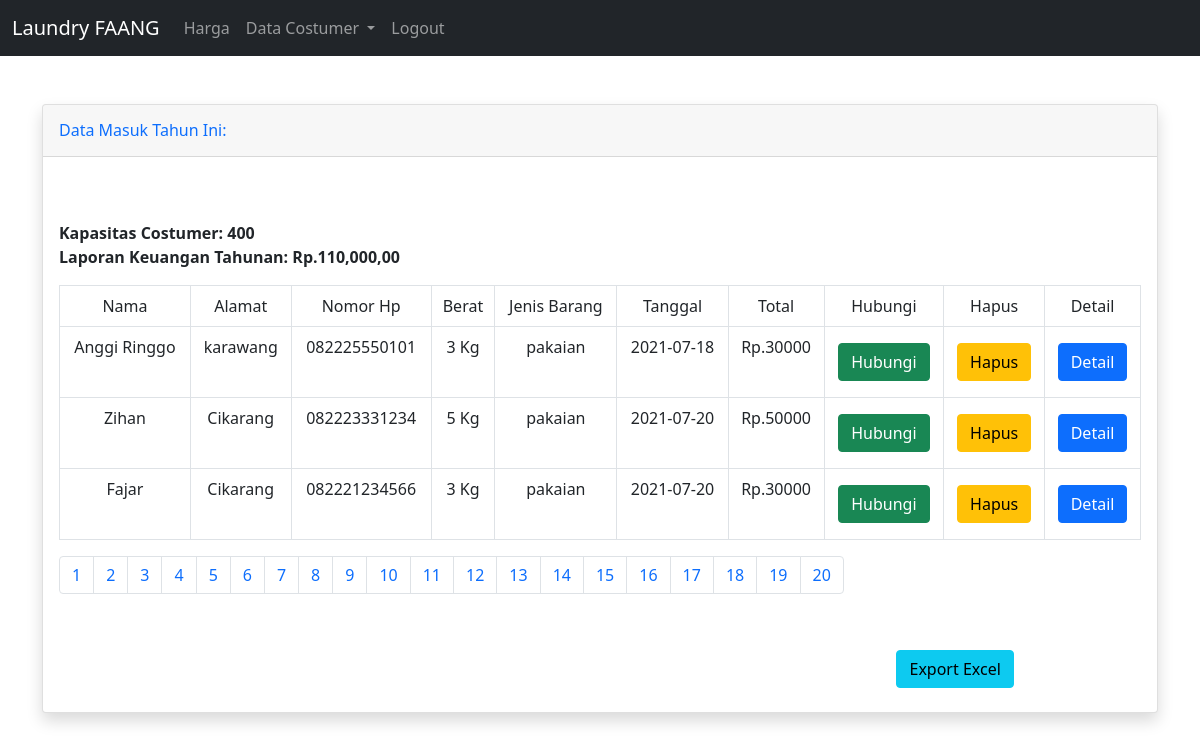
The app's page /admin/tahun.php with its own data.
### tables this page shows
CREATE TABLE `data_tahun` (
  `id` int(35) NOT NULL,
  `nama` varchar(150) NOT NULL,
  `alamat` varchar(100) NOT NULL,
  `nomor` varchar(80) NOT NULL,
  `berat` varchar(68) NOT NULL,
  `jenis` varchar(75) NOT NULL,
  `tanggal` varchar(85) NOT NULL,
  `jumlah` varchar(90) NOT NULL
);

### admin/tahun.php (the view, shortened to what this page needs)
<?php
include 'db.php';
 ?>
<!doctype html>
<html lang="en">
  <head>
    <link rel="stylesheet" href="https://stackpath.bootstrapcdn.com/bootstrap/5.0.0-alpha1/css/bootstrap.min.css">
  </head>
  <body>
        <nav class="navbar navbar-expand-lg navbar-dark bg-dark">
          <div class="container-fluid">
            <a class="navbar-brand text-white" href="index.php">Laundry FAANG</a>
            <div class="collapse navbar-collapse" id="navbarNavDropdown">
              <ul class="navbar-nav">
                <li class="nav-item">
                  <a class="nav-link" href="harga.php">Harga</a>
                </li>
                <li class="nav-item dropdown">
                  <a class="nav-link dropdown-toggle" href="#" id="navbarDropdownMenuLink" role="button" data-toggle="dropdown" aria-expanded="false">
                  Data Costumer
                  </a>
                </li>
              </ul>
              <div class="collapse navbar-collapse" id="navbarNavDropdown">
          <ul class="navbar-nav">
            <li class="nav-item">
              <a class="nav-link" href="Logout.php">Logout</a>
            </li></div>
            </div>
          </div>
        </nav>
    <div class="container mt-5">
    <div class="card shadow mb-4">
      <div class="card-header py-3 d-flex flex-row align-items-center justify-content-between">
    <h6 class="m-0 font-weight-bold text-primary">Data Masuk Tahun Ini:</h6>
      </div>
      <div class="row mt-5">
      <div class="col-xl-12 col-lg-12">
      <div class="card-body">
        <?php
        $hal= 20;
        $page = (isset($_GET['page'])) ? (int)$_GET['page'] : 1;
        $start = ($page - 1) * $hal;
        $kap = $hal * $hal;
        $Jumlah_y=mysqli_query($conn, "select sum(jumlah) as tor from data_tahun");
        $jumlahd=mysqli_fetch_array($Jumlah_y);
         ?>
         <b>Kapasitas Costumer: <?php echo $kap ; ?></b><br>
         <b>Laporan Keuangan Tahunan:<?php echo " Rp.". number_format($jumlahd['tor']).",00"  ?></b>
        <div class="table-responsive service">
        <table class="table table-bordered table-hover  mt-3 text-nowrap css-serial">
              <tr>
         		 <td><center>Nama</td>
         		 <td><center>Alamat</td>
         		 <td><center>Nomor Hp</td>
         		 <td><center>Berat</td>
         		 <td><center>Jenis Barang</td>
             <td><center>Tanggal</td>
             <td><center>Total </td>
             <td><center>Hubungi</td>
             <td><center>Hapus</td>
             <td><center>Detail</td>
               </tr>
               <?php
          $query = mysqli_query($conn, "SELECT * FROM data_tahun  limit $start, $hal");
               if(mysqli_num_rows($query) <= 0){
                 echo "<div class='col-md-10 col-sm-12 col-xs-12 ml-5'>";
                 echo "<div class='alert alert-danger mt-4 ml-5' role='alert'>";
                 echo "<p><center>Data Anda Masih Kosong</center></p>";
                 echo "</div>";
                 echo "</div>";
               }else{
              	  while($row = mysqli_fetch_array($query)){
              	  ?>
                  <tr>
                  <td><center><?php echo $row['nama'] ?></td>
                  <td><center><?php echo $row['alamat'] ?></td>
                  <td><center><?php echo $row['nomor'] ?></td>
                  <td><center><?php echo $row['berat']." Kg" ?></td>
                  <td><center><?php echo $row['jenis'] ?></td>
                  <td><center><?php echo $row['tanggal'] ?></td>
                  <td><center>Rp.<?php echo $row['jumlah'] ?></td>
                  <td><center><a href="https://api.whatsapp.com/send?phone=<?php echo $row['nomor'];?>&text=Assalamualaikum%20<?php echo $row['nama'] ?>%20Barang%20Anda%20Selesai%20DiLaundry "><button type="button" class="btn btn-success mt-2 mb-2">Hubungi</button></a></td>
                  <td><center><a href="delete_tahun.php?id=<?php echo $row['id'] ?>"><button type="button" class="btn btn-warning mt-2 mb-2">  Hapus</button></a></td>
                  <td><center><a href="detail_tahun.php?id=<?php echo $row['id'] ?>"><button type="button" class="btn btn-primary mt-2 mb-2">Detail</button></a>
                   </tr>
        <?php
      }}
          ?>
        </table>
        <nav aria-label="Page navigation example">
        <ul class="pagination">
          <?php
          for($x=1;$x<=$hal ;$x++){
            ?>
            <li class="page-item"><a class="page-link" href="?page=<?php echo $x ?>"><?php echo $x ?></a></li>
            <?php
          }
          ?>
        </ul>
        </nav>
      </div>
      </div>
      </div>
      </div>
      <div class="row mb-4 ml-5">
      <div class="col-sm-7">
      </div>
      <div class="col-sm-2">
      </div>
      <div class="col-sm-3">
      <a href="export_tahun.php"><button type="button" class="btn btn-info mt-4">Export Excel</button></a>
      </div>
      </div>
      </div>
      </div>
  </body>
</html>

### records on screen
data_tahun: nama "Anggi Ringgo", alamat "karawang", nomor "082225550101", berat "3", jenis "pakaian", tanggal "2021-07-18", jumlah "30000"
data_tahun: nama "Zihan", alamat "Cikarang", nomor "082223331234", berat "5", jenis "pakaian", tanggal "2021-07-20", jumlah "50000"
data_tahun: nama "Fajar", alamat "Cikarang", nomor "082221234566", berat "3", jenis "pakaian", tanggal "2021-07-20", jumlah "30000"

### other values on screen
$kap "400"
$jumlahd['tor'] "110,000"
